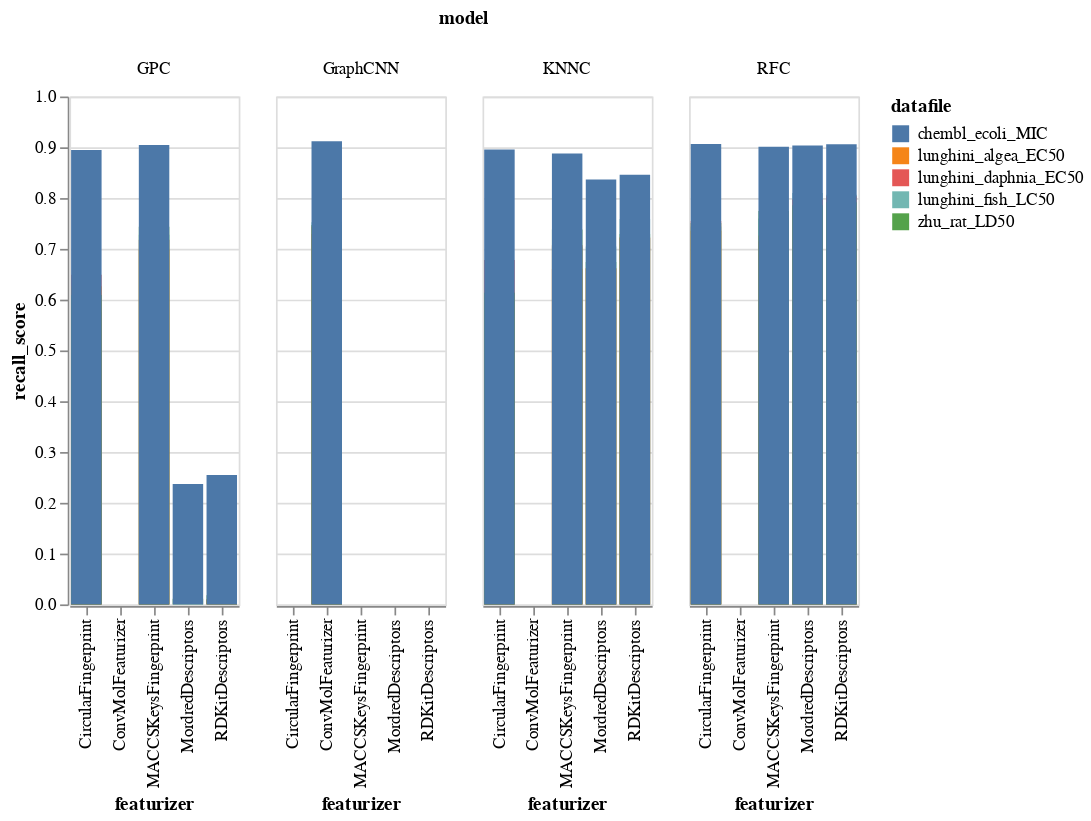

Write notebook code for a chart like this one.
### Code cell
# Recall Score
source = all_graph_results

selection = alt.selection_multi(fields=['datafile'], bind='legend')

alt.Chart(source).mark_bar().encode(
    alt.X('featurizer:N'),
    alt.Y('recall_score:Q', stack=None), 
    alt.Color('datafile:N'),
    alt.Column('model:N'),
    opacity=alt.condition(selection, alt.value(1), alt.value(0.1))
).add_selection(
    selection
)

### Figure 1 — Vega-Lite specification as saved in the notebook (floating-point values rounded to 4 significant figures)
{"config": {"view": {"continuousWidth": 400, "continuousHeight": 300}}, "data": {"name": "data-8d5da69a10067864321f95fdf2121cf9"}, "mark": "bar", "encoding": {"color": {"type": "nominal", "field": "datafile"}, "column": {"type": "nominal", "field": "model"}, "opacity": {"condition": {"value": 1, "selection": "selector013"}, "value": 0.1}, "x": {"type": "nominal", "field": "featurizer"}, "y": {"type": "quantitative", "field": "recall_score", "stack": null}}, "selection": {"selector013": {"type": "multi", "fields": ["datafile"], "bind": "legend"}}, "$schema": "https://vega.github.io/schema/vega-lite/v4.8.1.json", "datasets": {"data-8d5da69a10067864321f95fdf2121cf9": [{"Unnamed: 0": 0, "datafile": "lunghini_fish_LC50", "model": "RFC", "featurizer": "MordredDescriptors", "recall_score": 0.81, "jaccard_score": 0.6663}, {"Unnamed: 0": 1, "datafile": "lunghini_fish_LC50", "model": "RFC", "featurizer": "CircularFingerprint", "recall_score": 0.744, "jaccard_score": 0.6004}, {"Unnamed: 0": 2, "datafile": "lunghini_fish_LC50", "model": "RFC", "featurizer": "RDKitDescriptors", "recall_score": 0.8064, "jaccard_score": 0.6765}, {"Unnamed: 0": 3, "datafile": "lunghini_fish_LC50", "model": "RFC", "featurizer": "MACCSKeysFingerprint", "recall_score": 0.7598, "jaccard_score": 0.6107}, {"Unnamed: 0": 4, "datafile": "lunghini_fish_LC50", "model": "GPC", "featurizer": "MordredDescriptors", "recall_score": 0.0, "jaccard_score": 0.0}, {"Unnamed: 0": 5, "datafile": "lunghini_fish_LC50", "model": "GPC", "featurizer": "CircularFingerprint", "recall_score": 0.5762, "jaccard_score": 0.469}, {"Unnamed: 0": 6, "datafile": "lunghini_fish_LC50", "model": "GPC", "featurizer": "RDKitDescriptors", "recall_score": 0.00807, "jaccard_score": 0.008061}, {"Unnamed: 0": 7, "datafile": "lunghini_fish_LC50", "model": "GPC", "featurizer": "MACCSKeysFingerprint", "recall_score": 0.7279, "jaccard_score": 0.5876}, {"Unnamed: 0": 8, "datafile": "lunghini_fish_LC50", "model": "KNNC", "featurizer": "MordredDescriptors", "recall_score": 0.7049, "jaccard_score": 0.5377}, {"Unnamed: 0": 9, "datafile": "lunghini_fish_LC50", "model": "KNNC", "featurizer": "CircularFingerprint", "recall_score": 0.5958, "jaccard_score": 0.4792}, {"Unnamed: 0": 10, "datafile": "lunghini_fish_LC50", "model": "KNNC", "featurizer": "RDKitDescriptors", "recall_score": 0.759, "jaccard_score": 0.5929}, {"Unnamed: 0": 11, "datafile": "lunghini_fish_LC50", "model": "KNNC", "featurizer": "MACCSKeysFingerprint", "recall_score": 0.7044, "jaccard_score": 0.5632}, {"Unnamed: 0": 12, "datafile": "lunghini_daphnia_EC50", "model": "RFC", "featurizer": "MordredDescriptors", "recall_score": 0.7973, "jaccard_score": 0.6568}, {"Unnamed: 0": 13, "datafile": "lunghini_daphnia_EC50", "model": "RFC", "featurizer": "CircularFingerprint", "recall_score": 0.7547, "jaccard_score": 0.6075}, {"Unnamed: 0": 14, "datafile": "lunghini_daphnia_EC50", "model": "RFC", "featurizer": "RDKitDescriptors", "recall_score": 0.8035, "jaccard_score": 0.6772}, {"Unnamed: 0": 15, "datafile": "lunghini_daphnia_EC50", "model": "RFC", "featurizer": "MACCSKeysFingerprint", "recall_score": 0.7145, "jaccard_score": 0.5689}, {"Unnamed: 0": 16, "datafile": "lunghini_daphnia_EC50", "model": "GPC", "featurizer": "MordredDescriptors", "recall_score": 0.0, "jaccard_score": 0.0}, {"Unnamed: 0": 17, "datafile": "lunghini_daphnia_EC50", "model": "GPC", "featurizer": "CircularFingerprint", "recall_score": 0.6488, "jaccard_score": 0.5116}, {"Unnamed: 0": 18, "datafile": "lunghini_daphnia_EC50", "model": "GPC", "featurizer": "RDKitDescriptors", "recall_score": 0.01027, "jaccard_score": 0.01025}, {"Unnamed: 0": 19, "datafile": "lunghini_daphnia_EC50", "model": "GPC", "featurizer": "MACCSKeysFingerprint", "recall_score": 0.7181, "jaccard_score": 0.5666}, {"Unnamed: 0": 20, "datafile": "lunghini_daphnia_EC50", "model": "KNNC", "featurizer": "MordredDescriptors", "recall_score": 0.6618, "jaccard_score": 0.5025}, {"Unnamed: 0": 21, "datafile": "lunghini_daphnia_EC50", "model": "KNNC", "featurizer": "CircularFingerprint", "recall_score": 0.678, "jaccard_score": 0.5144}, {"Unnamed: 0": 22, "datafile": "lunghini_daphnia_EC50", "model": "KNNC", "featurizer": "RDKitDescriptors", "recall_score": 0.722, "jaccard_score": 0.5733}, {"Unnamed: 0": 23, "datafile": "lunghini_daphnia_EC50", "model": "KNNC", "featurizer": "MACCSKeysFingerprint", "recall_score": 0.7078, "jaccard_score": 0.5529}, {"Unnamed: 0": 24, "datafile": "lunghini_algea_EC50", "model": "RFC", "featurizer": "MordredDescriptors", "recall_score": 0.7769, "jaccard_score": 0.6292}, {"Unnamed: 0": 25, "datafile": "lunghini_algea_EC50", "model": "RFC", "featurizer": "CircularFingerprint", "recall_score": 0.7358, "jaccard_score": 0.5666}, {"Unnamed: 0": 26, "datafile": "lunghini_algea_EC50", "model": "RFC", "featurizer": "RDKitDescriptors", "recall_score": 0.783, "jaccard_score": 0.641}, {"Unnamed: 0": 27, "datafile": "lunghini_algea_EC50", "model": "RFC", "featurizer": "MACCSKeysFingerprint", "recall_score": 0.7261, "jaccard_score": 0.579}, {"Unnamed: 0": 28, "datafile": "lunghini_algea_EC50", "model": "GPC", "featurizer": "MordredDescriptors", "recall_score": 0.0, "jaccard_score": 0.0}, {"Unnamed: 0": 29, "datafile": "lunghini_algea_EC50", "model": "GPC", "featurizer": "CircularFingerprint", "recall_score": 0.6262, "jaccard_score": 0.4848}, {"Unnamed: 0": 30, "datafile": "lunghini_algea_EC50", "model": "GPC", "featurizer": "RDKitDescriptors", "recall_score": 0.009708, "jaccard_score": 0.009682}, {"Unnamed: 0": 31, "datafile": "lunghini_algea_EC50", "model": "GPC", "featurizer": "MACCSKeysFingerprint", "recall_score": 0.6977, "jaccard_score": 0.5404}, {"Unnamed: 0": 32, "datafile": "lunghini_algea_EC50", "model": "KNNC", "featurizer": "MordredDescriptors", "recall_score": 0.6617, "jaccard_score": 0.4891}, {"Unnamed: 0": 33, "datafile": "lunghini_algea_EC50", "model": "KNNC", "featurizer": "CircularFingerprint", "recall_score": 0.6136, "jaccard_score": 0.4747}, {"Unnamed: 0": 34, "datafile": "lunghini_algea_EC50", "model": "KNNC", "featurizer": "RDKitDescriptors", "recall_score": 0.7228, "jaccard_score": 0.5659}, {"Unnamed: 0": 35, "datafile": "lunghini_algea_EC50", "model": "KNNC", "featurizer": "MACCSKeysFingerprint", "recall_score": 0.6605, "jaccard_score": 0.506}, {"Unnamed: 0": 36, "datafile": "zhu_rat_LD50", "model": "RFC", "featurizer": "MordredDescriptors", "recall_score": 0.7857, "jaccard_score": 0.6354}, {"Unnamed: 0": 37, "datafile": "zhu_rat_LD50", "model": "RFC", "featurizer": "CircularFingerprint", "recall_score": 0.7509, "jaccard_score": 0.6253}, {"Unnamed: 0": 38, "datafile": "zhu_rat_LD50", "model": "RFC", "featurizer": "RDKitDescriptors", "recall_score": 0.7918, "jaccard_score": 0.6441}, {"Unnamed: 0": 39, "datafile": "zhu_rat_LD50", "model": "RFC", "featurizer": "MACCSKeysFingerprint", "recall_score": 0.7747, "jaccard_score": 0.6333}, {"Unnamed: 0": 40, "datafile": "zhu_rat_LD50", "model": "GPC", "featurizer": "MordredDescriptors", "recall_score": 0.01103, "jaccard_score": 0.01102}, {"Unnamed: 0": 41, "datafile": "zhu_rat_LD50", "model": "GPC", "featurizer": "CircularFingerprint", "recall_score": 0.6091, "jaccard_score": 0.5338}, {"Unnamed: 0": 42, "datafile": "zhu_rat_LD50", "model": "GPC", "featurizer": "RDKitDescriptors", "recall_score": 0.0181, "jaccard_score": 0.01808}, {"Unnamed: 0": 43, "datafile": "zhu_rat_LD50", "model": "GPC", "featurizer": "MACCSKeysFingerprint", "recall_score": 0.7438, "jaccard_score": 0.6187}, {"Unnamed: 0": 44, "datafile": "zhu_rat_LD50", "model": "KNNC", "featurizer": "MordredDescriptors", "recall_score": 0.674, "jaccard_score": 0.5165}, {"Unnamed: 0": 45, "datafile": "zhu_rat_LD50", "model": "KNNC", "featurizer": "CircularFingerprint", "recall_score": 0.6135, "jaccard_score": 0.5317}, {"Unnamed: 0": 46, "datafile": "zhu_rat_LD50", "model": "KNNC", "featurizer": "RDKitDescriptors", "recall_score": 0.7292, "jaccard_score": 0.5634}, {"Unnamed: 0": 47, "datafile": "zhu_rat_LD50", "model": "KNNC", "featurizer": "MACCSKeysFingerprint", "recall_score": 0.7383, "jaccard_score": 0.5972}, {"Unnamed: 0": 48, "datafile": "chembl_ecoli_MIC", "model": "RFC", "featurizer": "MordredDescriptors", "recall_score": 0.9034, "jaccard_score": 0.8145}, {"Unnamed: 0": 49, "datafile": "chembl_ecoli_MIC", "model": "RFC", "featurizer": "CircularFingerprint", "recall_score": 0.9067, "jaccard_score": 0.8157}, {"Unnamed: 0": 50, "datafile": "chembl_ecoli_MIC", "model": "RFC", "featurizer": "RDKitDescriptors", "recall_score": 0.9058, "jaccard_score": 0.8159}, {"Unnamed: 0": 51, "datafile": "chembl_ecoli_MIC", "model": "RFC", "featurizer": "MACCSKeysFingerprint", "recall_score": 0.9009, "jaccard_score": 0.804}, {"Unnamed: 0": 52, "datafile": "chembl_ecoli_MIC", "model": "GPC", "featurizer": "MordredDescriptors", "recall_score": 0.2372, "jaccard_score": 0.2334}, {"Unnamed: 0": 53, "datafile": "chembl_ecoli_MIC", "model": "GPC", "featurizer": "CircularFingerprint", "recall_score": 0.8947, "jaccard_score": 0.8069}, {"Unnamed: 0": 54, "datafile": "chembl_ecoli_MIC", "model": "GPC", "featurizer": "RDKitDescriptors", "recall_score": 0.2546, "jaccard_score": 0.2502}, {"Unnamed: 0": 55, "datafile": "chembl_ecoli_MIC", "model": "GPC", "featurizer": "MACCSKeysFingerprint", "recall_score": 0.9043, "jaccard_score": 0.8094}, {"Unnamed: 0": 56, "datafile": "chembl_ecoli_MIC", "model": "KNNC", "featurizer": "MordredDescriptors", "recall_score": 0.8365, "jaccard_score": 0.6877}, {"Unnamed: 0": 57, "datafile": "chembl_ecoli_MIC", "model": "KNNC", "featurizer": "CircularFingerprint", "recall_score": 0.8959, "jaccard_score": 0.8017}, {"Unnamed: 0": 58, "datafile": "chembl_ecoli_MIC", "model": "KNNC", "featurizer": "RDKitDescriptors", "recall_score": 0.8462, "jaccard_score": 0.7091}, {"Unnamed: 0": 59, "datafile": "chembl_ecoli_MIC", "model": "KNNC", "featurizer": "MACCSKeysFingerprint", "recall_score": 0.8877, "jaccard_score": 0.7899}, {"Unnamed: 0": 0, "datafile": "lunghini_fish_LC50", "model": "GraphCNN", "featurizer": "ConvMolFeaturizer", "recall_score": 0.7523, "jaccard_score": 0.6243}, {"Unnamed: 0": 1, "datafile": "lunghini_daphnia_EC50", "model": "GraphCNN", "featurizer": "ConvMolFeaturizer", "recall_score": 0.7291, "jaccard_score": 0.5905}, {"Unnamed: 0": 2, "datafile": "lunghini_algea_EC50", "model": "GraphCNN", "featurizer": "ConvMolFeaturizer", "recall_score": 0.7439, "jaccard_score": 0.5806}, {"Unnamed: 0": 3, "datafile": "zhu_rat_LD50", "model": "GraphCNN", "featurizer": "ConvMolFeaturizer", "recall_score": 0.747, "jaccard_score": 0.6029}, {"Unnamed: 0": 4, "datafile": "chembl_ecoli_MIC", "model": "GraphCNN", "featurizer": "ConvMolFeaturizer", "recall_score": 0.9117, "jaccard_score": 0.8078}]}}
